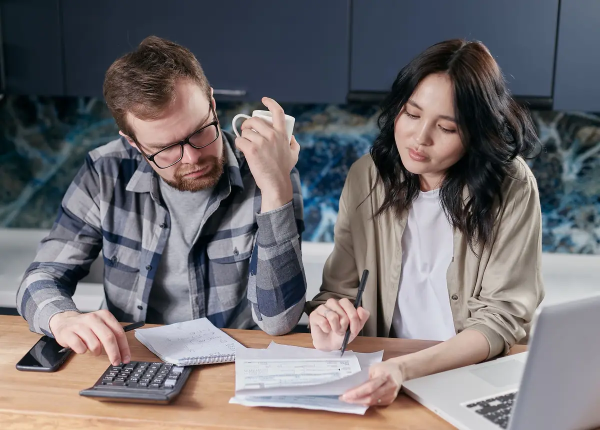
#> input picture assets/photos/bills-1200.webp, 1200 x 860 px (shown at 1/2 size)
$ python add-photo.py ../assets/photos/bills-1200.webp ../assets/photos/bills-640.webp
#> lines starting #> are read from the running program, lines starting #| are printed output that depends on the picture
#!/usr/bin/env python3
"""Turn a downloaded photo into the site's two WebP sizes.
   python3 scripts/add-photo.py ~/Downloads/pexels-photo.jpg mountain
writes assets/photos/mountain-640.webp and mountain-1200.webp. Then in assets/v2.js set
file:'mountain' on that photo's PHOTOS entry so the site uses our copy instead of Pexels'."""
import os, sys
from PIL import Image, ImageOps

src, name = sys.argv[1], sys.argv[2]
out = os.path.join(os.path.dirname(os.path.dirname(os.path.abspath(__file__))), "assets", "photos")
os.makedirs(out, exist_ok=True)
im = ImageOps.exif_transpose(Image.open(src)).convert("RGB")
#> im is the input picture: PIL image 1200x860 RGB; mean R, G, B 112.3, 108.9, 111.8
for w in (640, 1200):
    h = round(im.height * w / im.width)
    p = os.path.join(out, f"{name}-{w}.webp")
    im.resize((w, h), Image.LANCZOS).save(p, "WEBP", quality=72, method=6)
    print(p, os.path.getsize(p) // 1024, "KB")
#> this loop made 2 passes
#> pass 1, `im.resize((w, h), Image.LANCZOS).save(p, "WEBP", quality=72, method=6)`:
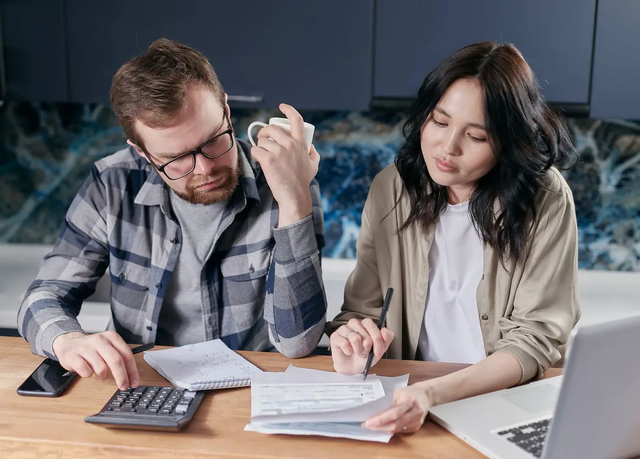
#> saved as bills-640.webp-640.webp: PIL image 640x459 RGB; mean R, G, B 112.3, 108.9, 111.8
